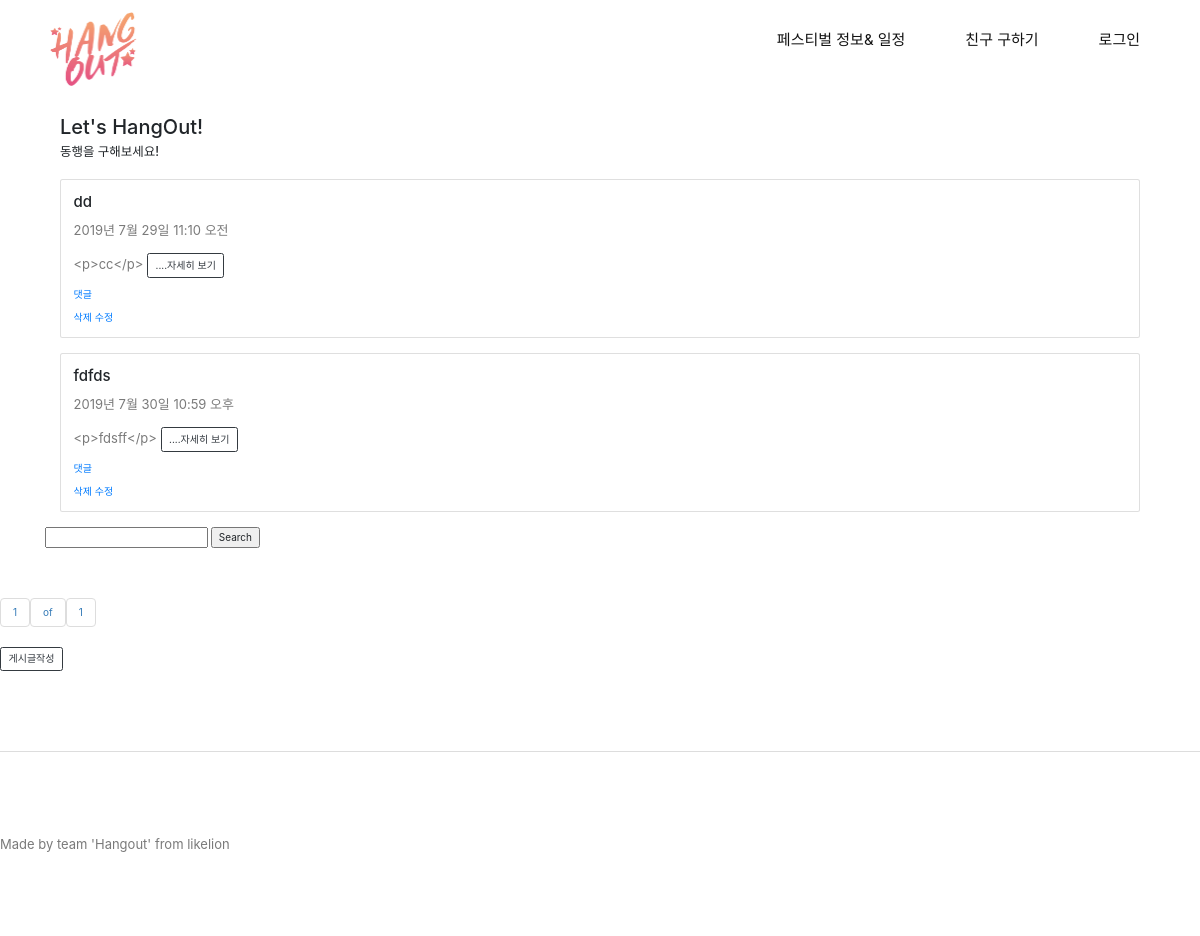
/blog/, run on an earlier commit of the app's database.
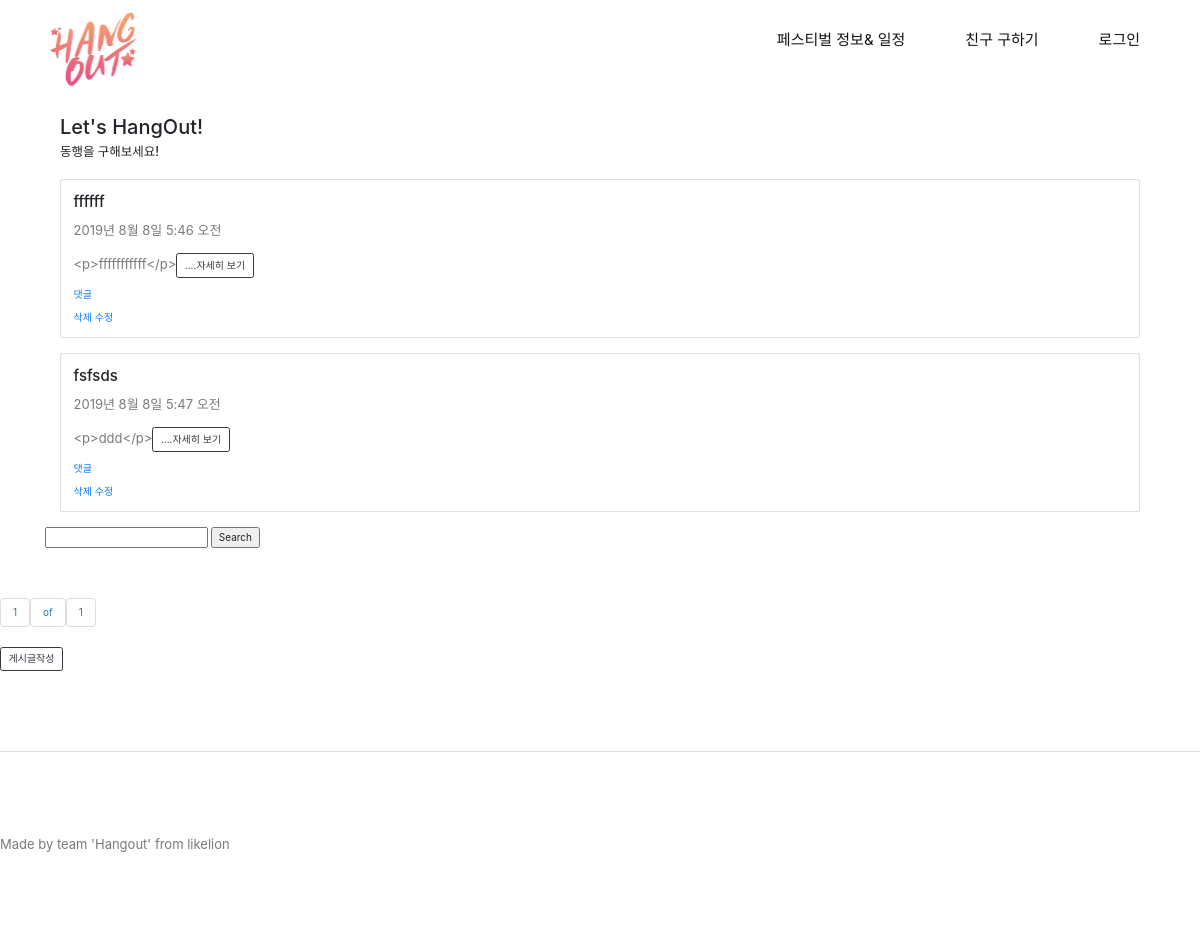
And on a later commit of the database.
### blog/models.py (models this page shows, shortened)
class Blog(models.Model):
    title = models.CharField(max_length = 200)
    pub_date = models.DateTimeField('date published')
    body = models.TextField()
    def summary(self):
        return self.body[:100]

### blog/views.py (the view)
# urls.py: 2. Add a URL to urlpatterns:  path('', views.home, name='home')
def home(request):
    blogs = Blog.objects
    blog_list=Blog.objects.all()
    paginator = Paginator(blog_list,3)
    page = request.GET.get('page')
    posts = paginator.get_page(page)
    return render(request,'home.html',{'blogs':blogs,'posts':posts})

### blog/templates/home.html (shortened to what this page needs)
{% extends 'base.html' %}
{% block content %}
  </head>
  <body>
    <div class="container">
      <br/>
      <h2>Let's HangOut!</h2>
      <h5>동행을 구해보세요! </h5>
      <br/>
      {% for blog in posts %}
      <div class="row">
        <div class="container">
          <div class="card">
            <div class="card-body">
              <h4 class="card-title">{{ blog.title }}</h4>
              <p class="card-text">{{ blog.pub_date }}</p>
              <p class="card-text">
                {{ blog.summary }}<a href="{% url 'detail' blog.id %}" class="btn btn-outline-dark">....자세히 보기</a>
              <h6> <script id="dsq-count-scr" src="//http-127-0-0-1-8000-blog-4.disqus.com/count.js" async></script>
                <a href="http://127.0.0.1:8000/blog/{{forloop.counter}}/#disqus_thread">댓글</a></h6>
              </p>
              <a href= "{% url 'delete' blog.id %}"> 삭제 </a>
              <a href= "{% url 'update' blog.id %}"> 수정 </a>
            </div>
          </div>
        </div>
      </div>
      <br/>
      {% endfor %}
    </div>
    <div id = "content">
      <form action='search' method="post"> {% csrf_token %}
          <input type="text" name="search_word">
          <input type="submit" value="Search" />
      </form>
    </div>
    <br><br>
    <nav aria-label="Page navigation example"  display= "table-cell" float="none" text-align= "center">
      <ul class="pagination">
        <li class="page-item">
        <span>{{posts.number}}</span>
        <span>of</span>
        <span>{{posts.paginator.num_pages}}</span>
        </li>
      </ul>
    </nav>
    <a href="{% url 'create' %}" class="btn btn-outline-dark">게시글작성</a>
  </body>
  <footer class="blog-footer">
      <p>Made by team 'Hangout' from likelion</p>
    </footer>
{% endblock %}

### blog/templates/base.html (shortened to what this page needs)
<!DOCTYPE html>
<html lang="kr">
    <head>
        <link rel="stylesheet" href="https://maxcdn.bootstrapcdn.com/font-awesome/4.7.0/css/font-awesome.min.css">
        <link rel="stylesheet" href="/static/css/bootstrap.min.css">
        <link rel="stylesheet" href="/static/css/bootstrap-theme.min.css">
        <link rel="stylesheet" href="/static/css/fontAwesome.css">
        <link rel="stylesheet" href="/static/css/hero-slider.css">
        <link rel="stylesheet" href="/static/css/owl-carousel.css">
        <link rel="stylesheet" href="/static/css/datepicker.css">
        <link rel="stylesheet" href="/static/css/templatemo-style.css">
    <link
    rel="stylesheet"
    href="https://stackpath.bootstrapcdn.com/bootstrap/4.3.1/css/bootstrap.min.css"
    />
  <head>
    <link
      rel="stylesheet"
      href="https://stackpath.bootstrapcdn.com/bootstrap/4.3.1/css/bootstrap.min.css"
    />
    <div class="wrap">
        <header id="header">
            <div class="container">
                <div class="row">
                    <div class="col-md-12">
                        <nav id="primary-nav" class="dropdown cf">
                            <div class="logo">
                                <a href="{% url 'index' %}">
                                    <img src="/static/images/logo.png" alt="Hangout">
                                </a>
                            </div>
                            <ul class="dropdown menu">
                                <li><a class="scrollTo" data-scrollTo="blog" href="{% url 'inform' %}">페스티벌 정보& 일정</a></li>
                                {% if user.is_authenticated %}
                                <li><a class="scrollTo" data-scrollTo="services" href="{% url 'home' %}">친구 구하기</a></li>
                                {% else %}
                                <li><a class="scrollTo" data-scrollTo="services" href="{% url 'signup' %}" onclick="window.open('nono','windows팝업','width=300,height=300, menubar=no, toolbar=no');" >친구 구하기</a></li>
                                {% endif %}
                                {% if user.is_authenticated %}
                                <li><a role="button" aria-haspopup="true" aria-expanded="false" data-toggle="dropdown" > <i class="fas fa-user"></i>  {{ user.username }} 님!</a>
                                  <div class="dropdown-menu" aria-labelledby="navbarDropdown">
                                    <a class="dropdown-item" href="{% url 'mypage' %}">Mypage</a>
                                    <a class="dropdown-item" href="javascript:{document.getElementById('logout').submit()}">Logout</a>
                                    <form id="logout" method="POST" action="{% url 'logout' %}">
                                        {% csrf_token %} <input type="hidden" />
                                    </form>
                                    </ul>
                                </li>
                                {% else %}
                                <li><a class="scrollTo" data-scrollTo="login" href="{% url 'login' %}">로그인</a></li>
                                {% endif %}
                            </ul>
                        </nav>
                    </div>
                </div>
            </div>
        </header>
    </div>
  </head>
  <div class="container">
        {% block content %}
        {% endblock %}
</html>

### blog/static/css/hero-slider.css (style rules this page uses)
*, *::after, *::before { -webkit-box-sizing: border-box; -moz-box-sizing: border-box; box-sizing: border-box; }
html { font-size: 62.5%; }
body { font-family: "Open Sans", sans-serif; color: #2c343b; background-color: #f2f2f2; }
a { color: #d44457; text-decoration: none; }
img { max-width: 100%; }

### blog/static/css/templatemo-style.css (style rules this page uses)
body { font-family: 'BBTreeGR', 'Raleway', 'sans-serif'; background-color: #fff; }
ul { list-style: none; margin: 0; padding: 0; }
p { font-size: 13px; color: #7a7a7a; line-height: 24px; left: 0.25px; }
.cf:before, .cf:after { content: ''; display: table; visibility: hidden; }
.cf:after { clear: both; }
.cf { *zoom: 1; }
#header { overflow: visible; position: relative; background-color: #fff; }
#header .logo { float: left; }
#header .logo img { width: 25%; margin-top: 10px; overflow: hidden; }
.menu { float: right; margin-top:-10px }
.menu li { float: left; margin-left: 30px; position: relative; line-height: 100px; }
.menu li:last-child { margin-right: 0; }
.menu li a { display: block; text-decoration: none; }
#primary-nav li a { color: #121212; font-weight: bold; line-height: 100px; padding: 0px 15px; font-size: 15px; font-weight: 400; transition: all 0.5s; }
footer { margin-top: 80px; padding: 80px 0px 70px 0px; border-top: 1px solid #ddd; }

What changed in the data, as far as the page shows it:
removed Blog: title "dd", pub_date "2019년 7월 29일 11:10 오전", summary "<p>cc</p>"
removed Blog: title "fdfds", pub_date "2019년 7월 30일 10:59 오후", summary "<p>fdsff</p>"
added Blog: title "ffffff", pub_date "2019년 8월 8일 5:46 오전", summary "<p>fffffffffff</p>"
added Blog: title "fsfsds", pub_date "2019년 8월 8일 5:47 오전", summary "<p>ddd</p>"
